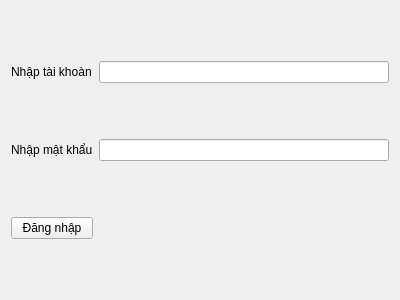
<?xml version="1.0" encoding="UTF-8"?>
<ui version="4.0">
 <class>Form</class>
 <widget class="QWidget" name="Form">
  <property name="geometry">
   <rect>
    <x>0</x>
    <y>0</y>
    <width>400</width>
    <height>300</height>
   </rect>
  </property>
  <property name="windowTitle">
   <string>Form</string>
  </property>
  <layout class="QGridLayout" name="gridLayout">
   <item row="0" column="0">
    <widget class="QLabel" name="label">
     <property name="text">
      <string>Nhập tài khoàn</string>
     </property>
    </widget>
   </item>
   <item row="0" column="1">
    <widget class="QLineEdit" name="o_nhap_tai_khoan"/>
   </item>
   <item row="1" column="0">
    <widget class="QLabel" name="label_2">
     <property name="text">
      <string>Nhập mật khẩu</string>
     </property>
    </widget>
   </item>
   <item row="1" column="1">
    <widget class="QLineEdit" name="o_nhap_mat_khau">
     <property name="echoMode">
      <enum>QLineEdit::Password</enum>
     </property>
    </widget>
   </item>
   <item row="2" column="0">
    <widget class="QPushButton" name="nut_dang_nhap">
     <property name="text">
      <string>Đăng nhập</string>
     </property>
    </widget>
   </item>
  </layout>
 </widget>
 <resources/>
 <connections/>
</ui>
